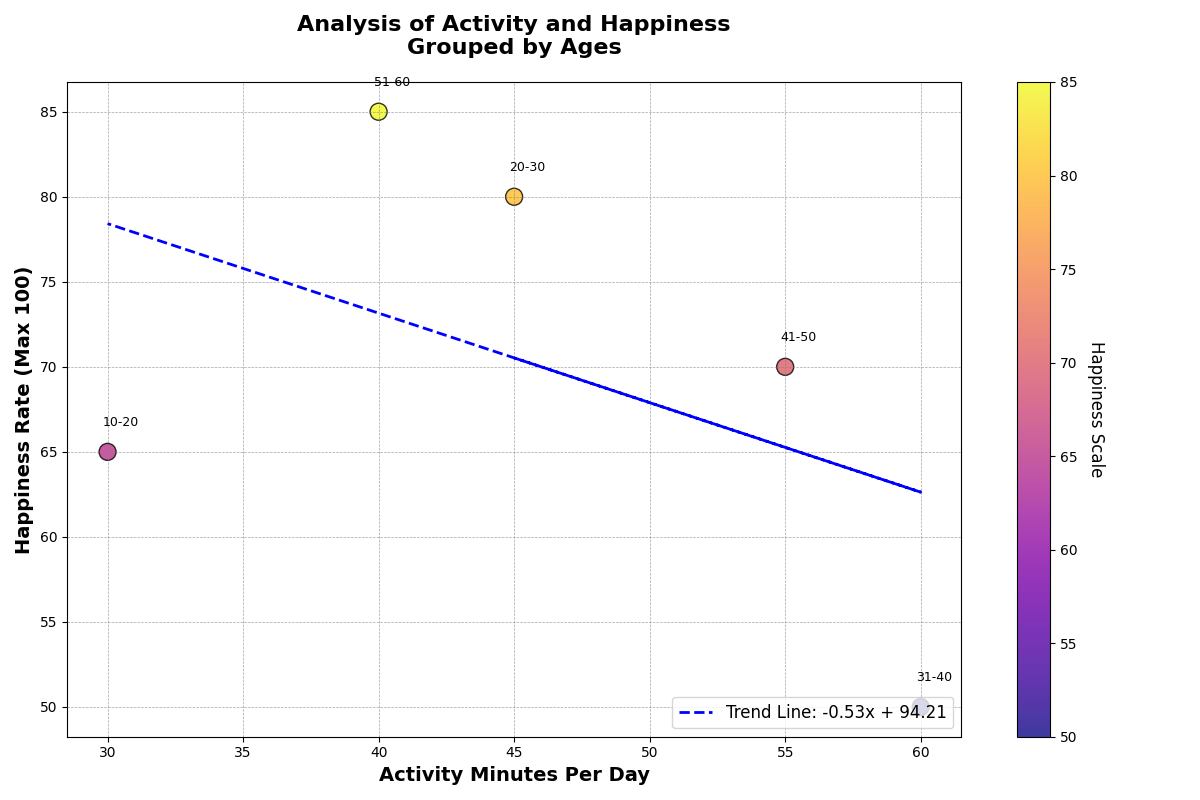

This figure's Python source:
import matplotlib.pyplot as plt
import numpy as np

age_groups = np.array(['20-30', '31-40', '41-50', '51-60', '10-20'])
physical_activity_level = np.array([45, 60, 55, 40, 30])

# Shuffling the happiness_index manually
# Original: [70, 85, 80, 65, 50]
happiness_index = np.array([80, 50, 70, 85, 65])

fig, ax = plt.subplots(figsize=(12, 8))
scatter = ax.scatter(physical_activity_level, happiness_index, c=happiness_index, cmap='plasma', s=150, edgecolor='black', alpha=0.8)

for i, age in enumerate(age_groups):
    ax.annotate(age, (physical_activity_level[i] + 0.5, happiness_index[i] + 1.5), fontsize=9, ha='center')

coefficients = np.polyfit(physical_activity_level, happiness_index, 1)
poly_eqn = np.poly1d(coefficients)
trendline = poly_eqn(physical_activity_level)
ax.plot(physical_activity_level, trendline, linestyle='--', color='blue', linewidth=2, label=f'Trend Line: {coefficients[0]:.2f}x + {coefficients[1]:.2f}')

ax.set_xlabel('Activity Minutes Per Day', fontsize=14, fontweight='semibold')
ax.set_ylabel('Happiness Rate (Max 100)', fontsize=14, fontweight='semibold')
ax.set_title('Analysis of Activity and Happiness\nGrouped by Ages', fontsize=16, fontweight='bold', pad=20)

ax.grid(True, linestyle='--', linewidth=0.5, alpha=0.7, color='grey')

cbar = plt.colorbar(scatter, ax=ax)
cbar.set_label('Happiness Scale', rotation=270, labelpad=20, fontsize=12)

ax.legend(loc='lower right', fontsize=12, frameon=True)

plt.tight_layout()
plt.show()
